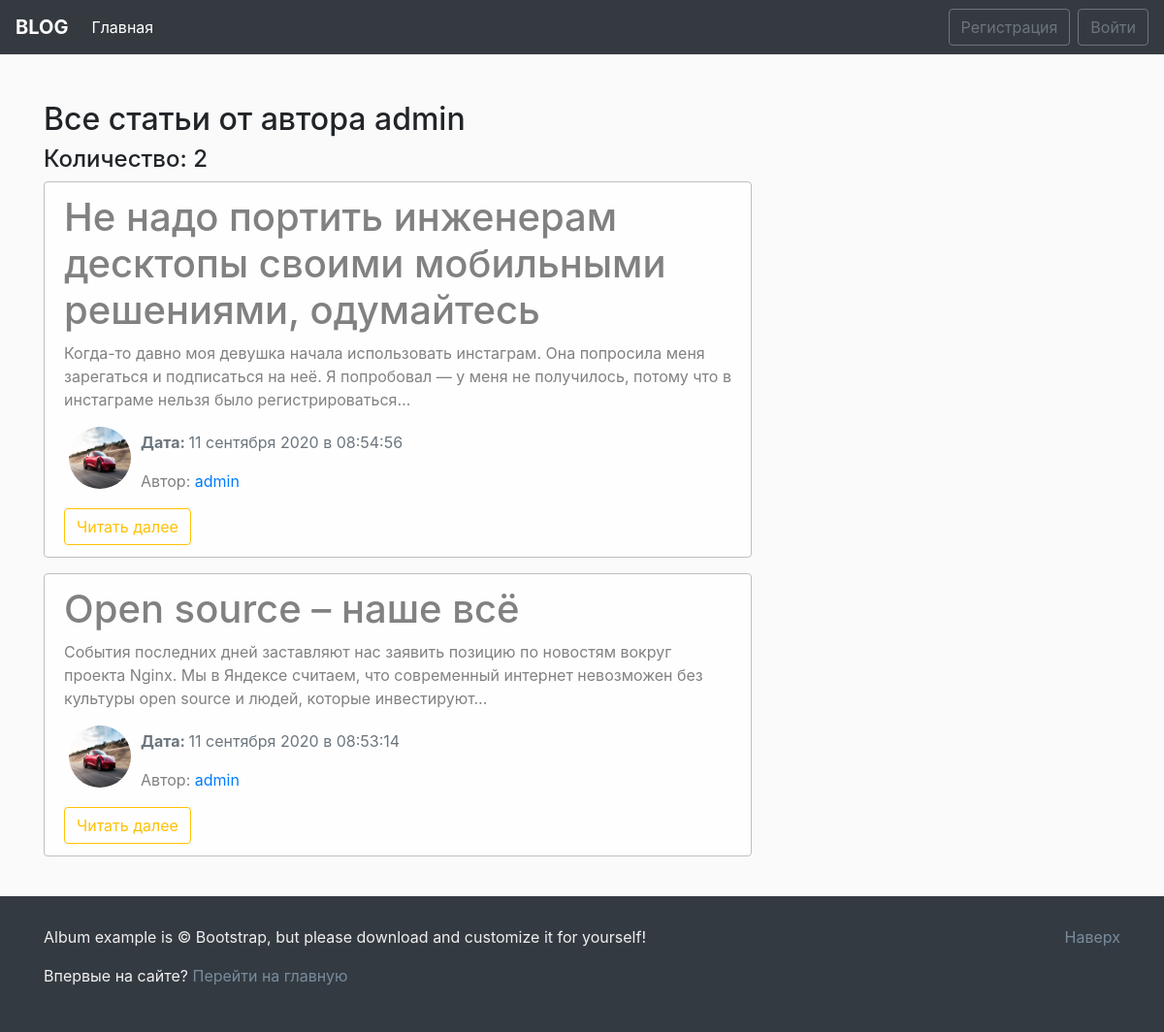
/user/admin/, run on an earlier commit of the app's database.
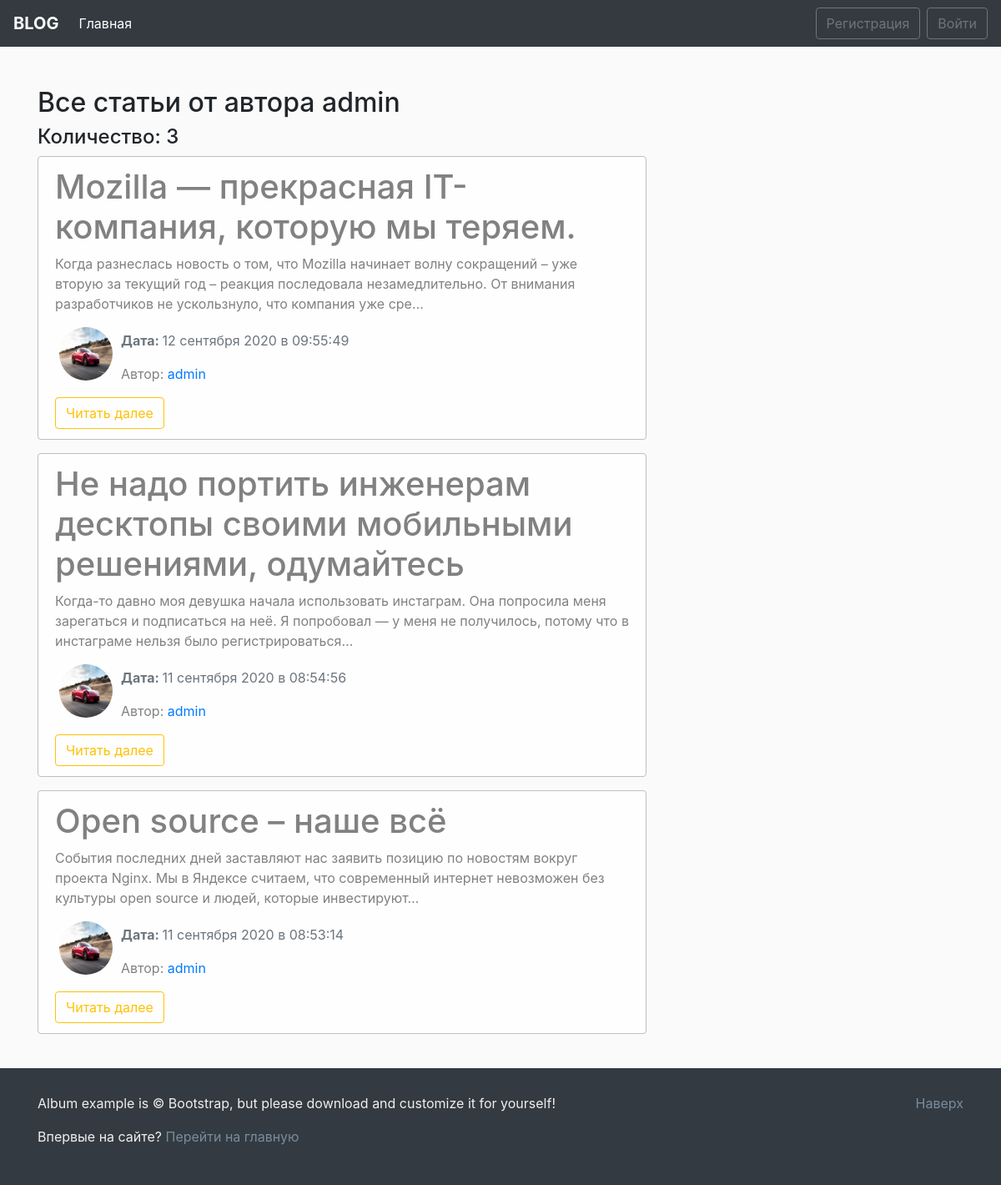
And on a later commit of the database.
### blog/models.py (models this page shows, shortened)
class News(models.Model):
    title = models.CharField(max_length=100)
    text = models.TextField()
    date = models.DateTimeField(default=timezone.now)
    author = models.ForeignKey(User,on_delete=models.CASCADE)

### users/models.py (models this page shows, shortened)
class Profile(models.Model):
    user = models.OneToOneField(User, on_delete=models.CASCADE)
    img = models.ImageField(default='default.jpg',upload_to='user_images')

### blog/views.py (the view)
# urls.py: path('user/<str:username>/', views.UserAllNewsView.as_view(), name = 'user-news'),
class UserAllNewsView(ListView):
    model = News
    template_name = 'blog/user_news.html'
    context_object_name = 'news'
    paginate_by = 4
    def get_queryset(self):
        user = get_object_or_404(User,username = self.kwargs.get('username'))
        return News.objects.filter(author = user).order_by('-date')
    def get_context_data(self, *, object_list=None, **kwargs):
        ctx =  super(UserAllNewsView,self).get_context_data(**kwargs)
        ctx['title'] = f"Все статьи от пользователя {self.kwargs.get('username')}"
        return ctx

### blog/templates/blog/user_news.html (shortened to what this page needs)
{% extends 'blog/main.html' %}
{%block main_section%}
    <h2>Все статьи от автора {{view.kwargs.username}}</h2>
    <h4>Количество: {{page_obj.paginator.count}}</h4>
  {% for post in news %}
<div class="alert alert-light">
    <h1>{{post.title}}</h1>
    <p>{{ post.text|striptags|truncatechars:200}}</p>
    <div class="row">
        <div>
            {% if post.author.profile.img %}
            <img src="{{post.author.profile.img.url}}" alt="{{post.author}}" class="user_image">
            {% else %}
            <img src="/pictures/default.jpg" alt="{{post.author}}" class="user_image">
            {%endif%}
        </div>
        <div class="mt-1">
            <span class="text-muted"><p><b>Дата: </b>{{post.date|date:"d E Y в H:i:s" }}</p></span>
            <p>Автор: <a href="{%url 'user-news' post.author%}">{{post.author}}</a></p>
        </div>
    </div>
    <a href="{% url 'news-detail' post.id %}" class="btn btn-outline-warning">Читать далее</a>
</div>
    {% endfor %}
{%endblock main_section%}

What changed in the data, as far as the page shows it:
added News: title "Mozilla — прекрасная IT-компания, которую мы теряем.", text "Когда разнеслась новость о том, что Mozilla начинает волну сокращений – уже вторую за текущий год – реакция последовала незамедлительно. От внимания разработчиков не ускользнуло, что компания уже сре…", author.profile.img (picture), date "12 сентября 2020 в 09:55:49", author "admin"
Also different on the page:
{{ page_obj.paginator.count }}: "2" → "3"
